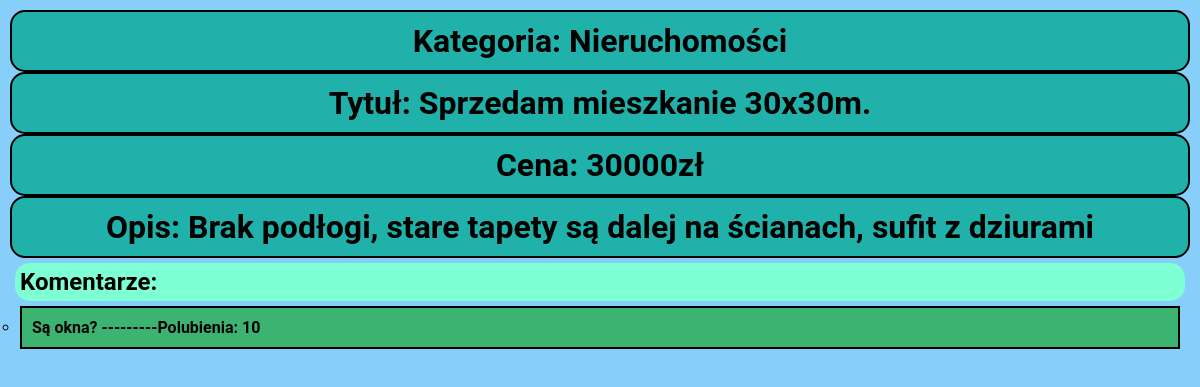
The app's page /tablica_ogloszen/2/, older data.
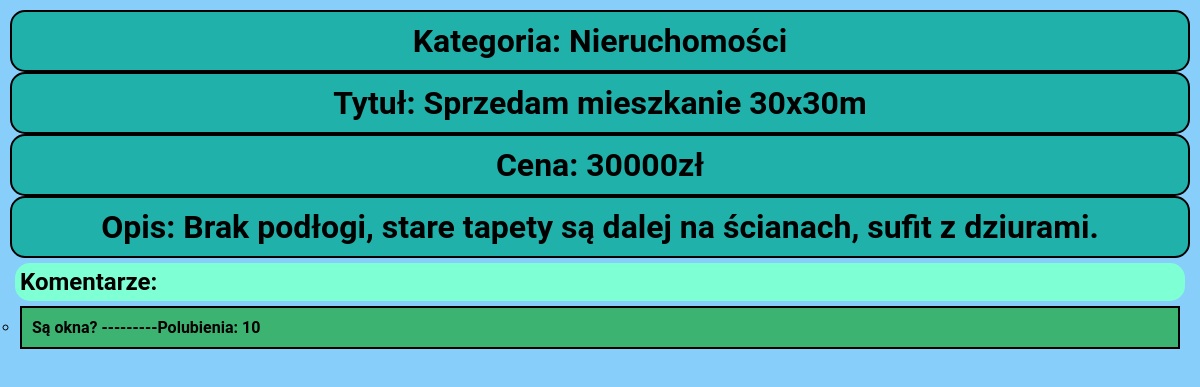
The same page, newer data.
### tablica_ogloszen/models.py (models this page shows, shortened)
class Announcement(models.Model):
    name = models.CharField(max_length=200)
    price = models.IntegerField(default=0)
    description = models.CharField(max_length=200)
    categories = models.ForeignKey(Categories, on_delete=models.CASCADE, null=True)

class Categories(models.Model):
    class Meta:
       verbose_name = 'Categories'
       verbose_name_plural = 'Categories'
    name = models.CharField(max_length=200)
    def __str__(self):
        return self.name

### tablica_ogloszen/views.py (the view)
# urls.py: path('<int:question_id>/', views.question_detail, name='question_detail'),
def question_detail(request, question_id):
   question = get_object_or_404(Announcement, pk=question_id)
   return render(request, 'tablica_ogloszen/question_detail.html', {'announcement': question})

### tablica_ogloszen/templates/tablica_ogloszen/question_detail.html
{% load static %}
<link rel="stylesheet" href="{% static 'tablica_ogloszen/lol.css' %}">
<h1>Kategoria: {{ announcement.categories }}</h1>
<h1>Tytuł: {{ announcement.name }}</h1>
<h1>Cena: {{ announcement.price }}zł</h1>
<h1>Opis: {{ announcement.description }}</h1>
<ul>
    <h2>Komentarze: </h2>
{% for comments in announcement.comments_set.all %}
    <ul>
       <li>{{ comments.name    }} ---------Polubienia:   {{ comments.likes }}</li>
    </ul>
{% endfor %}
</ul>

Row changes from the older to the newer data that the page shows:
changed Announcement "Nieruchomości": name "Sprzedam mieszkanie 30x30m." → "Sprzedam mieszkanie 30x30m"; description "Brak podłogi, stare tapety są dalej na ścianach, sufit z dziurami" → "Brak podłogi, stare tapety są dalej na ścianach, sufit z dziurami."
